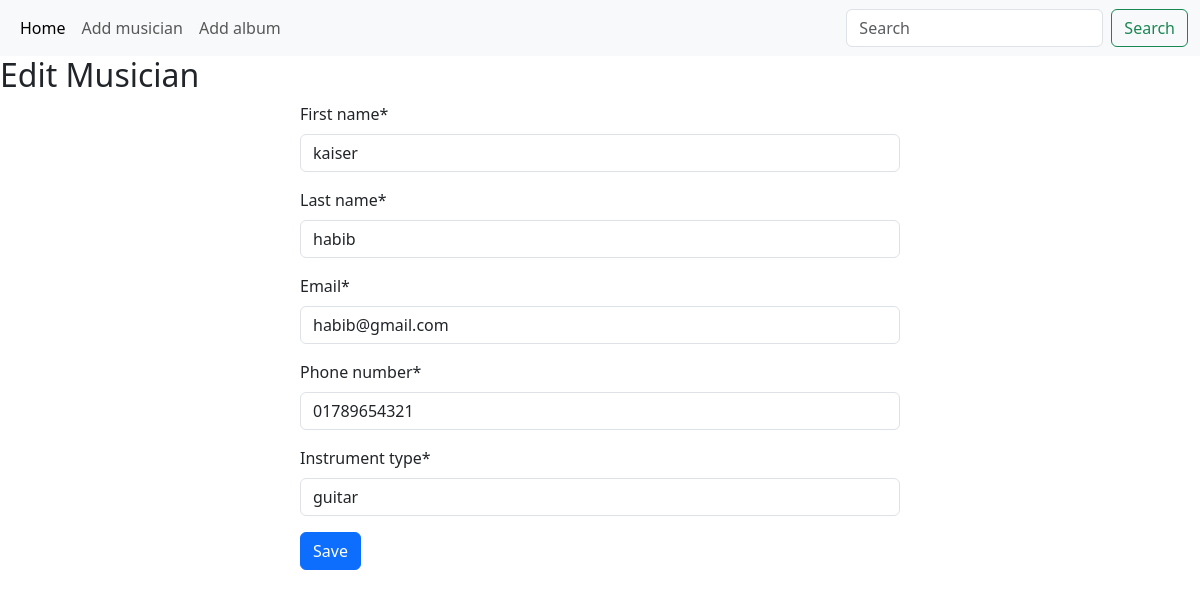
The page /musician/edit/1 on the database its author committed.
### musician/models.py (models this page shows, shortened)
class Musician(models.Model):
    first_name = models.CharField(max_length=50)
    last_name = models.CharField(max_length=50)
    email = models.EmailField()
    phone_number = models.CharField(max_length=15)
    instrument_type = models.CharField(max_length=50)

### musician/views.py (the view)
# urls.py: path('edit/<int:id>', edit_musician, name='edit_musician'),
def edit_musician(request, id):
    musician = Musician.objects.get(pk=id)
    if request.method == 'POST':
        form = MusicianForm(request.POST, instance=musician)
        if form.is_valid():
            form.save()
            return redirect('add_musician')
    else:
        form = MusicianForm(instance=musician)
    return render(request, 'add_musician.html', {'form': form})

### musician/forms.py
class MusicianForm(forms.ModelForm):
    class Meta:
        model = Musician
        fields = '__all__'

### musician/templates/add_musician.html (shortened to what this page needs)
{% extends 'base.html' %}
{% block content %}
{% load crispy_forms_tags %}
<h2>Edit Musician</h2>
<form method="post" style="width: 50%; margin: auto;">
  {{ form|crispy }}
  <button type="submit" class="btn btn-primary">Save</button>
</form>
{% endblock %}

### rows shown on the page
Musician: first_name "kaiser", last_name "habib", email "habib@gmail.com", phone_number "01789654321", instrument_type "guitar"
